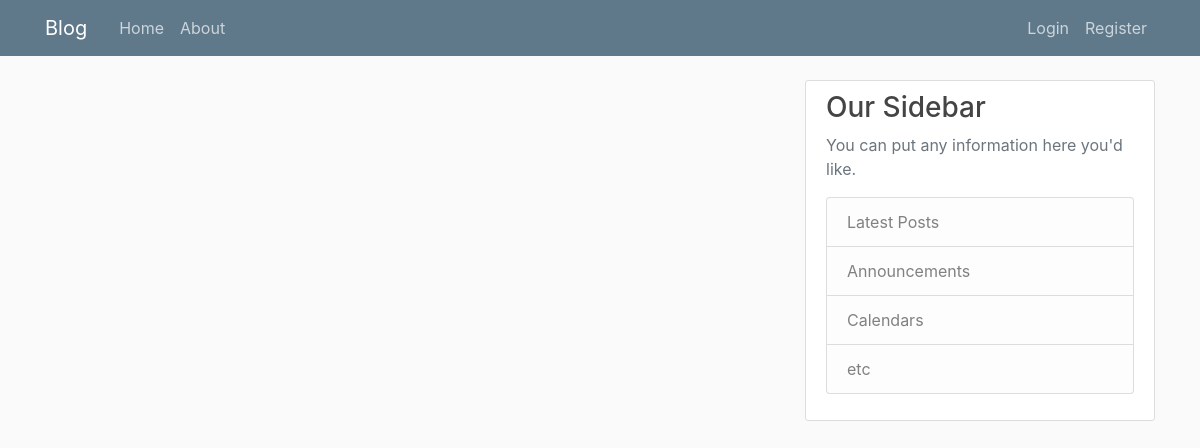
/, run on an earlier commit of the app's database.
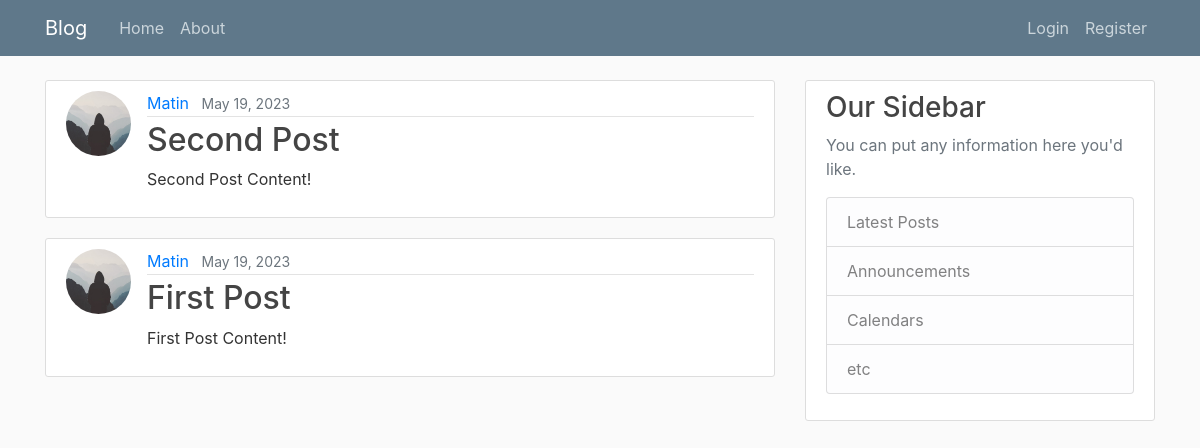
And on a later commit of the database.
### posts/models.py (models this page shows, shortened)
class Post(models.Model):
    title = models.CharField(_('title'), max_length=60, blank=False)
    slug = models.SlugField(_('slug'), unique=True, blank=True)
    image = models.ImageField(_('image'), default='default.jpg', upload_to='post_pics/%Y/%m/%d/')
    content = models.TextField(_('content'), blank=False)
    date_posted = models.DateTimeField(_('date posted'), auto_now_add=True)
    date_updated = models.DateTimeField(_('date updated'), auto_now=True)
    is_edited = models.BooleanField(_('edited'), default=False)
    like = models.IntegerField(_('like'), default=0)
    dislike = models.IntegerField(_('dislike'), default=0)
    author = models.ForeignKey(MyUser, on_delete=models.CASCADE)
    class Meta:
        db_table = 'Posts'
        verbose_name = _('post')
        verbose_name_plural = _('posts')

### users/models.py (models this page shows, shortened)
class MyUser(AbstractBaseUser, PermissionsMixin):
    username_validator = UnicodeUsernameValidator()
    GENDER_CHOICES = [
        ('M', 'Male'),
        ('F', 'Female'),
        ('O', 'Others'),
    ]
    username = models.CharField(
        _("username"),
        max_length=50,
        unique=True,
        help_text=_("Required. 50 characters or fewer. Letters, digits and @/./+/-/_ only."),
        validators=[username_validator],
        error_messages={
            'unique': _("A user with that username already exists."),
        },
    )
    first_name = models.CharField(_('first name'), max_length=50, blank=True)
    last_name = models.CharField(_('last name'), max_length=50, blank=True)
    email = models.EmailField(_('email'), unique=True)
    is_staff = models.BooleanField(_('staff'), default=False)
    is_active = models.BooleanField(_('active'), default=True)
    date_joined = models.DateTimeField(_('date joined'), auto_now_add=True)
    date_updated = models.DateTimeField(_('date updated'), auto_now=True)
    profile_picture = models.ImageField(_('profile picture'), default='default.jpg', upload_to='profile_pictures')
    biography = models.TextField(_('biography'), blank=True)
    gender = models.CharField(_('gender'), choices=GENDER_CHOICES, blank=True, max_length=10)
    birthday = models.DateField(_('birthday'), blank=True, null=True)
    objects = MyUserManager()
    EMAIL_FIELD = 'email'
    USERNAME_FIELD = 'username'
    REQUIRED_FIELDS = ['email']
    def __str__(self):
        return self.username
    class Meta:
        db_table = 'MyUser'
        verbose_name = _('user')
        verbose_name_plural = _('users')

### posts/views.py (the view)
# urls.py: path('', views.PostListView.as_view(), name='post-home'),
class PostListView(ListView):
    model = Post
    context_object_name = 'posts'
    template_name = 'posts/index.html'
    ordering = ['-date_posted']
    paginate_by = 5

### posts/templates/posts/index.html (shortened to what this page needs)
{% extends 'base.html' %}
{% block content %}
    {% for post in posts %}
        <article class="media content-section">
            <img class="rounded-circle article-img" src="{{ post.author.profile_picture.url }}">
            <div class="media-body">
                <div class="article-metadata">
                    <a class="mr-2" href="{% url 'post-user' post.author.username %}">{{ post.author }}</a>
                    <small class="text-muted">{{ post.date_posted|date:"F d, Y" }}</small>
                </div>
                <h2><a class="article-title" href="{% url 'post-detail' post.pk %}">{{ post.title }}</a></h2>
                <p class="article-content">{{ post.content }}</p>
            </div>
        </article>
    {% endfor %}
{% endblock %}

### templates/base.html (shortened to what this page needs)
{% load static %}
<!doctype html>
<html lang="en">
<head>
    <link rel="stylesheet" href="https://cdn.jsdelivr.net/npm/bootstrap@4.6.2/dist/css/bootstrap.min.css">
    <link rel="stylesheet" href="{% static 'css/main.css' %}">
</head>
<body>
<header class="site-header" style="margin-bottom: 80px">
    <nav class="navbar navbar-expand-md navbar-dark bg-steel fixed-top">
        <div class="container">
            <a class="navbar-brand mr-4" href="/admin/">Blog</a>
            <div class="collapse navbar-collapse" id="navbarToggle">
                <div class="navbar-nav mr-auto">
                    <a class="nav-item nav-link" href="{% url 'post-home' %}">Home</a>
                    <a class="nav-item nav-link" href="#">About</a>
                </div>
                <div class="navbar-nav">
                    {% if user.is_authenticated %}
                        <a class="nav-item nav-link" href="{% url 'post-create' %}">Create Post</a>
                        <a class="nav-item nav-link" href="{% url 'user-profile' %}">Profile</a>
                        <a class="nav-item nav-link" href="{% url 'user-logout' %}">Logout</a>
                    {% else %}
                        <a class="nav-item nav-link" href="{% url 'user-login' %}">Login</a>
                        <a class="nav-item nav-link" href="{% url 'user-register' %}">Register</a>
                    {% endif %}
                </div>
            </div>
        </div>
    </nav>
</header>
<main role="main" class="container">
    <div class="row">
        <div class="col-md-8">
            {% block content %}{% endblock %}
        </div>
        <div class="col-md-4">
            <div class="content-section">
                <h3>Our Sidebar</h3>
                <p class='text-muted'>You can put any information here you'd like.
                <ul class="list-group">
                    <li class="list-group-item list-group-item-light">Latest Posts</li>
                    <li class="list-group-item list-group-item-light">Announcements</li>
                    <li class="list-group-item list-group-item-light">Calendars</li>
                    <li class="list-group-item list-group-item-light">etc</li>
                </ul>
                </p>
            </div>
        </div>
    </div>
</main>
</body>
</html>

### posts/static/css/main.css (style rules this page uses)
body { background: #fafafa; color: #333333; margin-top: 5rem; }
h1, h2, h3, h4, h5, h6 { color: #444444; }
ul { margin: 0; }
.bg-steel { background-color: #5f788a; }
.site-header .navbar-nav .nav-link { color: #cbd5db; }
.content-section { background: #ffffff; padding: 10px 20px; border: 1px solid #dddddd; border-radius: 3px; margin-bottom: 20px; }
.article-title { color: #444444; }
.article-content { white-space: pre-line; }
.article-img { height: 65px; width: 65px; margin-right: 16px; }
.article-metadata { padding-bottom: 1px; margin-bottom: 4px; border-bottom: 1px solid #e3e3e3 }

What changed in the data, as far as the page shows it:
added Post: author.profile_picture (placeholder picture), author "Matin", date_posted "May 19, 2023", title "Second Post", content "Second Post Content!"
added Post: author.profile_picture (placeholder picture), author "Matin", date_posted "May 19, 2023", title "First Post", content "First Post Content!"
